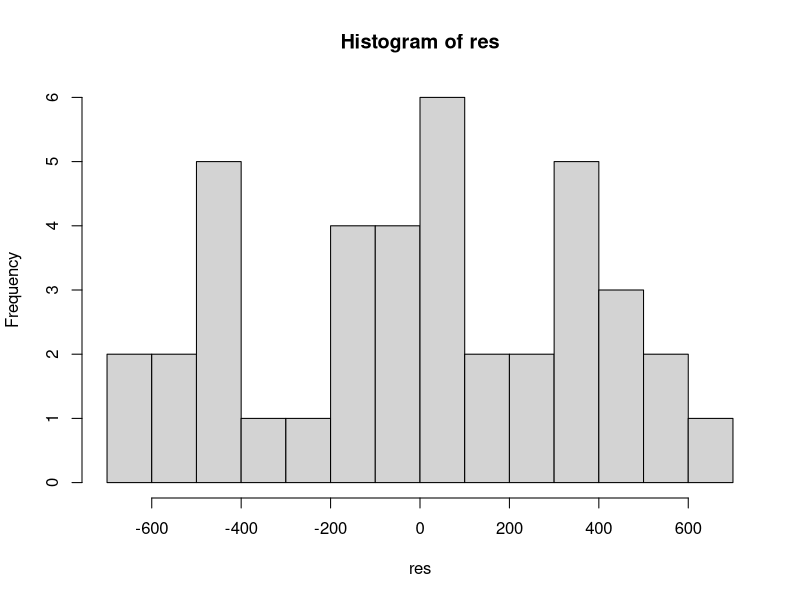
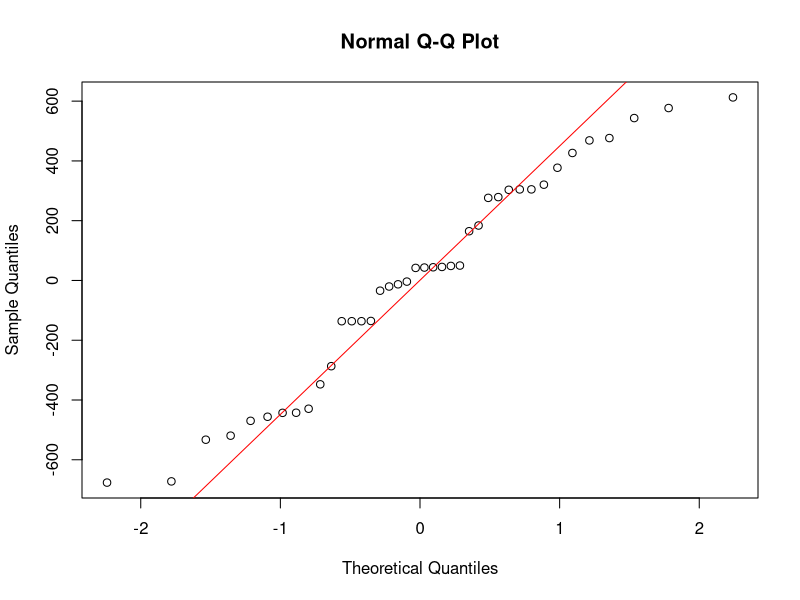

Reproduce these figures in R, in order. (Note: this script raises an error after producing the figures.)
library(readxl)
excel_sheets(path = file.path("data_rls_uti.xlsx"))
data <- read_excel("data_rls_uti.xlsx",sheet = "Hoja1",col_names = TRUE, na="")

str(data)
View(data)

#Regresion lineal

reg <- lm(Utilidad~Ventas , data)
str(reg)
anova<-aov(reg)
summary(reg)
summary(anova)

#Valor cuartil t de student, fisher
qt(0.975 , df =38)
qf(0.95 , df1=1,df2=38)

#B1 no es significativo, por lo que se debe centrar los datos
#------------------------------------------------------------

#intervalos de confianza
confint(reg , level=0.95)


names(reg)

res<-reg[["residuals"]]
pred<-reg[["fitted.values"]]

data2<-data.frame(data,Predicciones=pred,Residuos=res)

hist(res,15)
mean(res)


#prueba de normalidad
qqnorm(res)
qqline(res,col="red")



plot(data[,"Ventas"],data[,"Utilidad"])
plot(res,pred)
plot(res, data[,"Ventas"])
